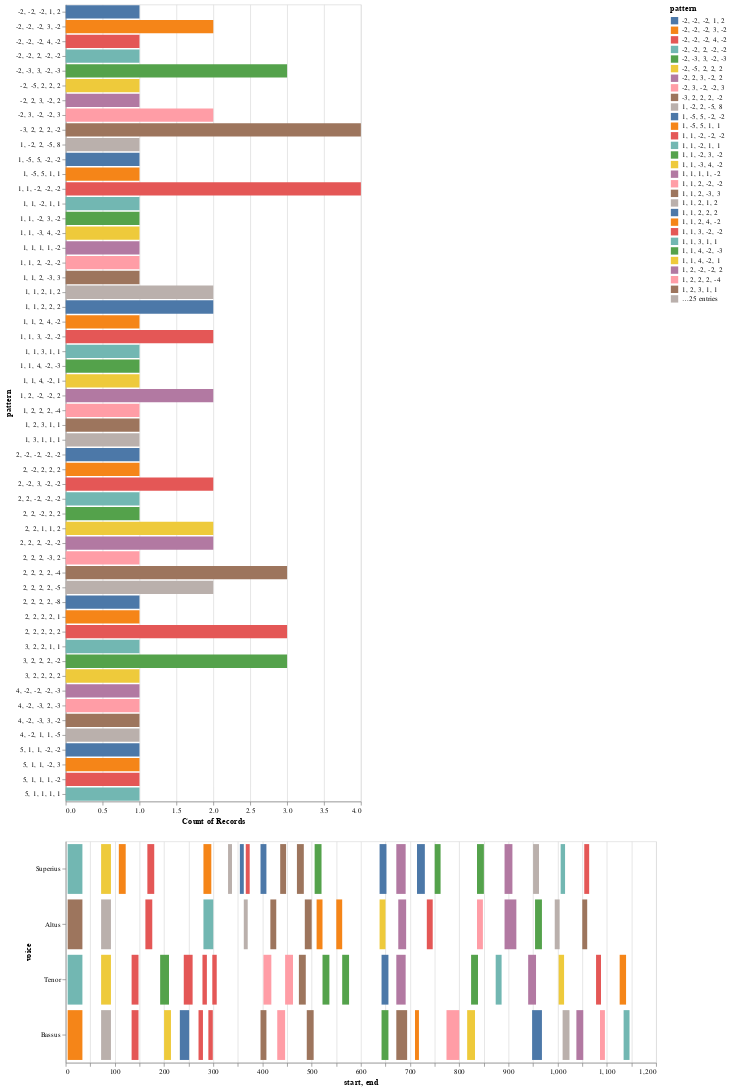

Source (notebook cell):
### Code cell
# FEVIN 
prefix = 'Music_Files/'
mei_file = 'Fev_Benedictus_Dominus_Deus_ED.musicxml'
url = prefix + mei_file
piece = importScore(url)
print(piece.metadata)
heatmap(piece)

### Figure 1 — Vega-Lite specification as saved in the notebook (floating-point values rounded to 4 significant figures)
{"config": {"view": {"continuousWidth": 400, "continuousHeight": 300}}, "vconcat": [{"mark": "bar", "encoding": {"color": {"type": "nominal", "field": "pattern"}, "opacity": {"condition": {"value": 1, "selection": "selector003"}, "value": 0.2}, "x": {"type": "nominal", "aggregate": "count", "field": "pattern"}, "y": {"type": "nominal", "field": "pattern"}}, "selection": {"selector003": {"type": "multi", "fields": ["pattern"]}}}, {"mark": "bar", "encoding": {"color": {"type": "nominal", "field": "pattern"}, "opacity": {"condition": {"value": 1, "selection": "selector003"}, "value": 0.2}, "tooltip": [{"type": "quantitative", "field": "start"}, {"type": "quantitative", "field": "end"}, {"type": "nominal", "field": "pattern"}], "x": {"type": "quantitative", "field": "start"}, "x2": {"field": "end"}, "y": {"type": "nominal", "field": "voice", "sort": null}}, "height": 300, "selection": {"selector003": {"type": "multi", "fields": ["pattern"]}}, "width": 800}], "data": {"name": "data-84cb8269689a3e59eaeec3710757d0d8"}, "$schema": "https://vega.github.io/schema/vega-lite/v4.8.1.json", "datasets": {"data-84cb8269689a3e59eaeec3710757d0d8": [{"start": 4.0, "voice": "Superius", "pattern": "1, 1, 3, 1, 1", "end": 34.0}, {"start": 72.0, "voice": "Superius", "pattern": "2, 2, 1, 1, 2", "end": 92.0}, {"start": 108.0, "voice": "Superius", "pattern": "2, -2, 2, 2, 2", "end": 122.0}, {"start": 166.0, "voice": "Superius", "pattern": "1, 1, -2, -2, -2", "end": 180.0}, {"start": 280.0, "voice": "Superius", "pattern": "5, 1, 1, -2, 3", "end": 296.0}, {"start": 330.0, "voice": "Superius", "pattern": "2, 2, 2, 2, -5", "end": 338.0}, {"start": 354.0, "voice": "Superius", "pattern": "2, 2, 2, 2, -8", "end": 362.0}, {"start": 366.0, "voice": "Superius", "pattern": "2, 2, 2, 2, 2", "end": 374.0}, {"start": 396.0, "voice": "Superius", "pattern": "2, -2, -2, -2, -2", "end": 408.0}, {"start": 436.0, "voice": "Superius", "pattern": "2, 2, 2, 2, -4", "end": 448.0}, {"start": 470.0, "voice": "Superius", "pattern": "-3, 2, 2, 2, -2", "end": 484.0}, {"start": 506.0, "voice": "Superius", "pattern": "-2, -3, 3, -2, -3", "end": 520.0}, {"start": 638.0, "voice": "Superius", "pattern": "1, 1, 2, 2, 2", "end": 652.0}, {"start": 672.0, "voice": "Superius", "pattern": "2, 2, 2, -2, -2", "end": 691.0}, {"start": 714.0, "voice": "Superius", "pattern": "-2, -2, -2, 1, 2", "end": 730.0}, {"start": 750.0, "voice": "Superius", "pattern": "2, 2, -2, 2, 2", "end": 762.0}, {"start": 836.0, "voice": "Superius", "pattern": "3, 2, 2, 2, -2", "end": 850.0}, {"start": 892.0, "voice": "Superius", "pattern": "1, 2, -2, -2, 2", "end": 908.0}, {"start": 950.0, "voice": "Superius", "pattern": "1, 1, 2, 1, 2", "end": 962.0}, {"start": 1006.0, "voice": "Superius", "pattern": "2, 2, -2, -2, -2", "end": 1015.0}, {"start": 1054.0, "voice": "Superius", "pattern": "2, -2, 3, -2, -2", "end": 1064.0}, {"start": 4.0, "voice": "Altus", "pattern": "1, 2, 3, 1, 1", "end": 34.0}, {"start": 72.0, "voice": "Altus", "pattern": "1, 3, 1, 1, 1", "end": 92.0}, {"start": 162.0, "voice": "Altus", "pattern": "1, 1, -2, -2, -2", "end": 176.0}, {"start": 280.0, "voice": "Altus", "pattern": "5, 1, 1, 1, 1", "end": 300.0}, {"start": 362.0, "voice": "Altus", "pattern": "2, 2, 2, 2, -5", "end": 370.0}, {"start": 416.0, "voice": "Altus", "pattern": "2, 2, 2, 2, -4", "end": 428.0}, {"start": 486.0, "voice": "Altus", "pattern": "-3, 2, 2, 2, -2", "end": 500.0}, {"start": 510.0, "voice": "Altus", "pattern": "-2, -2, -2, 3, -2", "end": 522.0}, {"start": 550.0, "voice": "Altus", "pattern": "-2, -2, -2, 3, -2", "end": 562.0}, {"start": 638.0, "voice": "Altus", "pattern": "1, 1, 4, -2, 1", "end": 650.0}, {"start": 676.0, "voice": "Altus", "pattern": "4, -2, -2, -2, -3", "end": 692.0}, {"start": 734.0, "voice": "Altus", "pattern": "-2, -2, -2, 4, -2", "end": 746.0}, {"start": 836.0, "voice": "Altus", "pattern": "1, 2, 2, 2, -4", "end": 848.0}, {"start": 892.0, "voice": "Altus", "pattern": "1, 1, 1, 1, -2", "end": 916.0}, {"start": 954.0, "voice": "Altus", "pattern": "1, 1, -2, 3, -2", "end": 968.0}, {"start": 994.0, "voice": "Altus", "pattern": "1, -2, 2, -5, 8", "end": 1004.0}, {"start": 1050.0, "voice": "Altus", "pattern": "1, 1, 2, -3, 3", "end": 1060.0}, {"start": 4.0, "voice": "Tenor", "pattern": "3, 2, 2, 1, 1", "end": 34.0}, {"start": 72.0, "voice": "Tenor", "pattern": "2, 2, 1, 1, 2", "end": 92.0}, {"start": 134.0, "voice": "Tenor", "pattern": "1, 1, -2, -2, -2", "end": 148.0}, {"start": 192.0, "voice": "Tenor", "pattern": "3, 2, 2, 2, -2", "end": 210.0}, {"start": 240.0, "voice": "Tenor", "pattern": "5, 1, 1, 1, -2", "end": 258.0}, {"start": 278.0, "voice": "Tenor", "pattern": "1, 1, 3, -2, -2", "end": 287.0}, {"start": 298.0, "voice": "Tenor", "pattern": "2, 2, 2, 2, 2", "end": 307.0}, {"start": 402.0, "voice": "Tenor", "pattern": "-2, 3, -2, -2, 3", "end": 418.0}, {"start": 446.0, "voice": "Tenor", "pattern": "2, 2, 2, -3, 2", "end": 462.0}, {"start": 474.0, "voice": "Tenor", "pattern": "-3, 2, 2, 2, -2", "end": 488.0}, {"start": 522.0, "voice": "Tenor", "pattern": "-2, -3, 3, -2, -3", "end": 536.0}, {"start": 562.0, "voice": "Tenor", "pattern": "-2, -3, 3, -2, -3", "end": 576.0}, {"start": 642.0, "voice": "Tenor", "pattern": "1, 1, 2, 2, 2", "end": 656.0}, {"start": 672.0, "voice": "Tenor", "pattern": "2, 2, 2, -2, -2", "end": 691.0}, {"start": 824.0, "voice": "Tenor", "pattern": "3, 2, 2, 2, -2", "end": 838.0}, {"start": 874.0, "voice": "Tenor", "pattern": "-2, -2, 2, -2, -2", "end": 886.0}, {"start": 940.0, "voice": "Tenor", "pattern": "1, 2, -2, -2, 2", "end": 956.0}, {"start": 1002.0, "voice": "Tenor", "pattern": "1, 1, -3, 4, -2", "end": 1013.0}, {"start": 1078.0, "voice": "Tenor", "pattern": "2, -2, 3, -2, -2", "end": 1088.0}, {"start": 1126.0, "voice": "Tenor", "pattern": "1, 1, 2, 4, -2", "end": 1139.0}, {"start": 4.0, "voice": "Bassus", "pattern": "1, -5, 5, 1, 1", "end": 34.0}, {"start": 72.0, "voice": "Bassus", "pattern": "4, -2, 1, 1, -5", "end": 92.0}, {"start": 134.0, "voice": "Bassus", "pattern": "1, 1, -2, -2, -2", "end": 148.0}, {"start": 200.0, "voice": "Bassus", "pattern": "-2, -5, 2, 2, 2", "end": 214.0}, {"start": 232.0, "voice": "Bassus", "pattern": "5, 1, 1, -2, -2", "end": 251.0}, {"start": 270.0, "voice": "Bassus", "pattern": "1, 1, 3, -2, -2", "end": 279.0}, {"start": 290.0, "voice": "Bassus", "pattern": "2, 2, 2, 2, 2", "end": 299.0}, {"start": 396.0, "voice": "Bassus", "pattern": "2, 2, 2, 2, -4", "end": 408.0}, {"start": 430.0, "voice": "Bassus", "pattern": "-2, 3, -2, -2, 3", "end": 446.0}, {"start": 490.0, "voice": "Bassus", "pattern": "-3, 2, 2, 2, -2", "end": 504.0}, {"start": 642.0, "voice": "Bassus", "pattern": "1, 1, 4, -2, -3", "end": 656.0}, {"start": 672.0, "voice": "Bassus", "pattern": "4, -2, -3, 3, -2", "end": 694.0}, {"start": 710.0, "voice": "Bassus", "pattern": "2, 2, 2, 2, 1", "end": 718.0}, {"start": 774.0, "voice": "Bassus", "pattern": "4, -2, -3, 2, -3", "end": 800.0}, {"start": 816.0, "voice": "Bassus", "pattern": "3, 2, 2, 2, 2", "end": 832.0}, {"start": 948.0, "voice": "Bassus", "pattern": "1, -5, 5, -2, -2", "end": 968.0}, {"start": 1010.0, "voice": "Bassus", "pattern": "1, 1, 2, 1, 2", "end": 1024.0}, {"start": 1038.0, "voice": "Bassus", "pattern": "-2, 2, 3, -2, 2", "end": 1052.0}, {"start": 1086.0, "voice": "Bassus", "pattern": "1, 1, 2, -2, -2", "end": 1096.0}, {"start": 1134.0, "voice": "Bassus", "pattern": "1, 1, -2, 1, 1", "end": 1146.0}]}}
